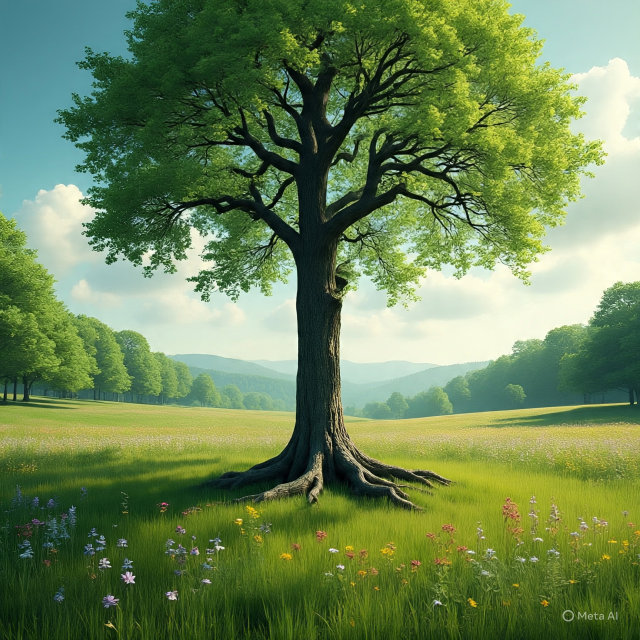
#> input picture Blob/random_image.jpeg, 1280 x 1280 px (shown at 1/2 size)
$ python ORB_Algorithm.py
#> lines starting #> are read from the running program, lines starting #| are printed output that depends on the picture; after the words box and inside, x2 and y2 are one past the last pixel; in counts of white or black regions, pixels touching at a corner belong together
import cv2
import numpy as np
import os

# Load the images
path = input('Enter the path of the image: ')
#> the answer given: ../Blob/random_image.jpeg
image = cv2.imread(path)
#> image is the input picture: shape (1280, 1280, 3); mean B, G, R 85.1, 132.3, 107.2
if image is None:
    print("Error loading image")
    exit()

path2 = input('Enter the path for testing image: ')
#> the answer given: ../Blob/random_image.jpeg
test_image = cv2.imread(path2)
if test_image is None:
    print("Error loading test image")
    exit()

# Resizing the images
image = cv2.resize(image, (600, 600))
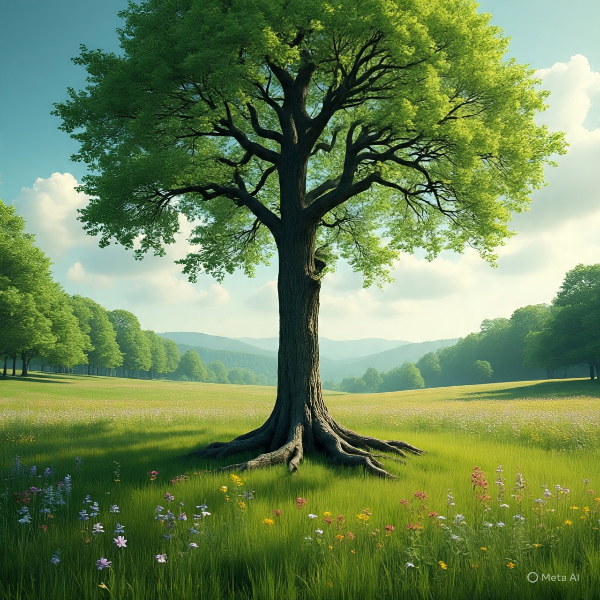
#> image: shape (600, 600, 3); mean B, G, R 85, 132.2, 107.1
test_image = cv2.resize(test_image, (600, 600))

# Convert the images to grayscale
gray = cv2.cvtColor(image, cv2.COLOR_BGR2GRAY)
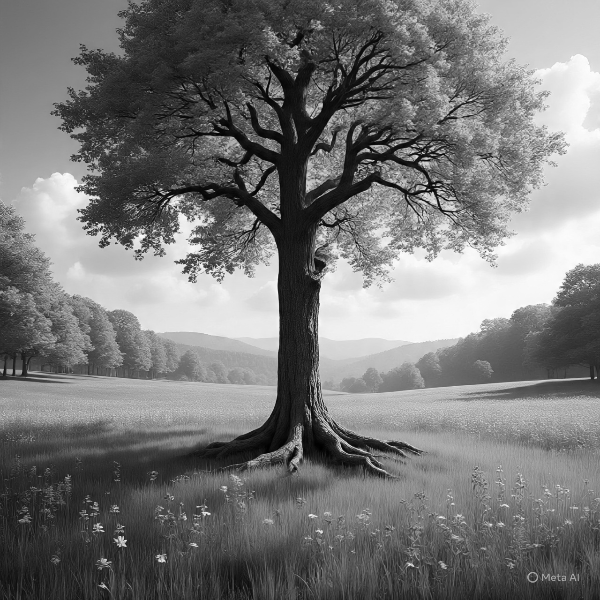
#> gray: shape (600, 600); min 0, max 253, mean 119.3
test_gray = cv2.cvtColor(test_image, cv2.COLOR_BGR2GRAY)

# Display the given and test image
image_stack = np.concatenate((image, test_image), axis=1)
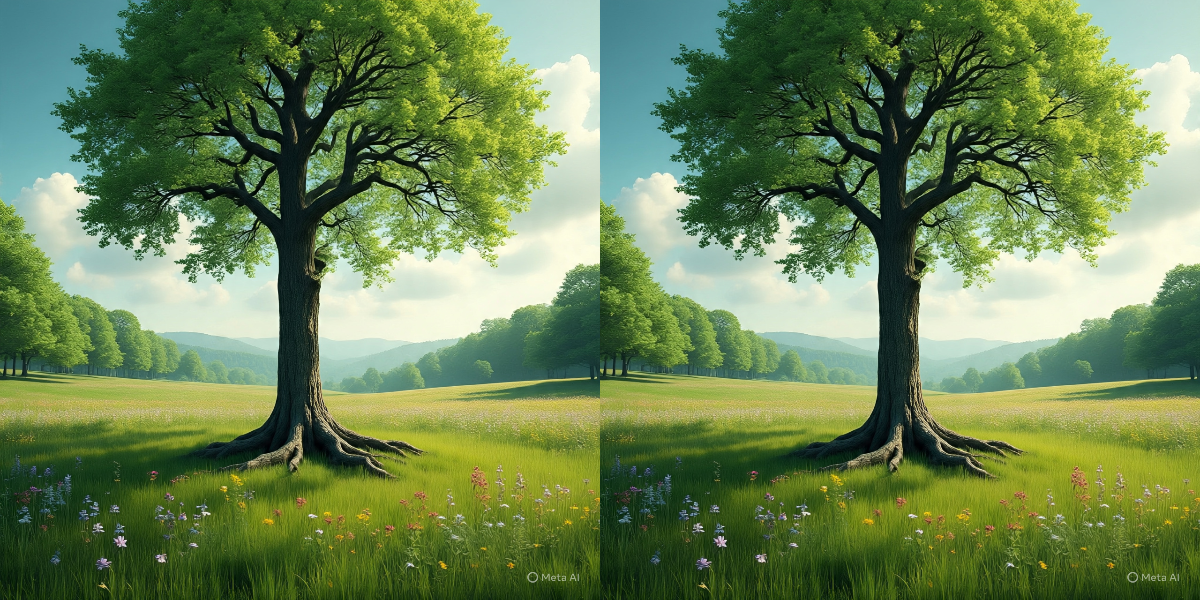
#> image_stack: shape (600, 1200, 3); mean B, G, R 85, 132.2, 107.1
cv2.imshow('image VS test_image', image_stack)

# Implementing the ORB algorithm
orb = cv2.ORB_create()

train_keypoints, train_descriptor = orb.detectAndCompute(gray, None)
#> train_keypoints = 500 keypoints; strongest (x, y, size): (416, 156, 31), (432, 192, 31), (423, 189, 31), (427, 183, 31)
test_keypoints, test_descriptor = orb.detectAndCompute(test_gray, None)
#> test_keypoints has the same summary as train_keypoints

keypoints = np.copy(image)
cv2.drawKeypoints(image, train_keypoints, keypoints, color=(0, 255, 0))
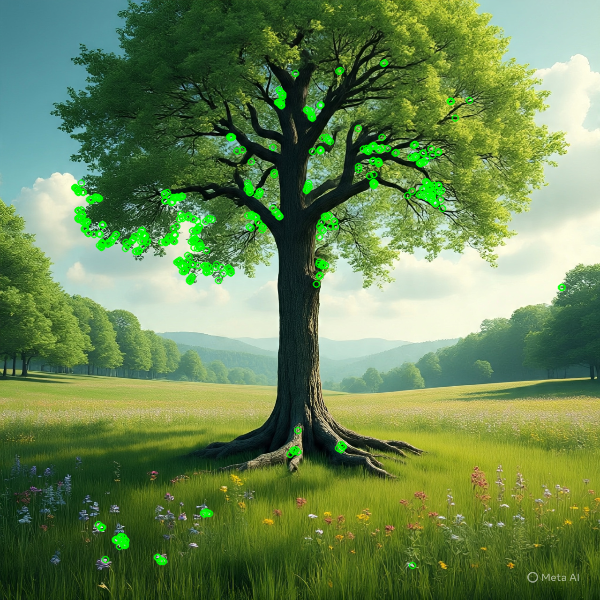
#> keypoints: shape (600, 600, 3); 2.83% of pixels changed, all inside (x1, y1, x2, y2) = (70, 58, 567, 570)

# Display image with keypoints
cv2.imshow('keypoints', keypoints)
print("Number of Keypoints Detected In The Image: ", len(train_keypoints))
#| Number of Keypoints Detected In The Image:  500

# Create a Brute Force Matcher object.
bf = cv2.BFMatcher(cv2.NORM_HAMMING, crossCheck=True)

# Perform the matching between the ORB descriptors of the training image and the test image
matches = bf.match(train_descriptor, test_descriptor)
#> matches = 500 matches

# The matches with shorter distance are the ones we want.
matches = sorted(matches, key=lambda x: x.distance)

result = cv2.drawMatches(image, train_keypoints, test_image,
                         test_keypoints, matches[:100], None, flags=2)
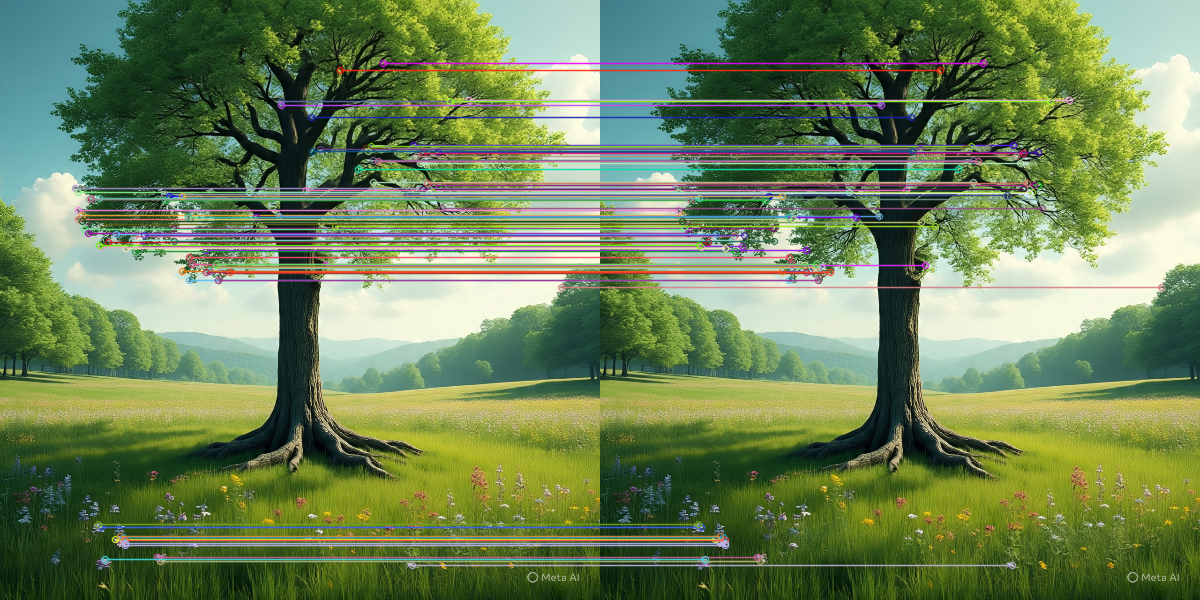
#> result: shape (600, 1200, 3); mean B, G, R 88.4, 131.8, 110.3

# Display the best matching points
cv2.imshow('result', result)

# Save the result
image_name = os.path.basename(path)
image_path = os.path.splitext(image_name)[0]
output_dir = "./ORB Algorithm"
if not os.path.exists(output_dir):
    os.makedirs(output_dir)
output = os.path.join(output_dir, f"{image_path}(featureMatched).jpg")
cv2.imwrite(output, result)

print("\nNumber of Matching Keypoints Between The input image and Test Image: ", len(matches))
#| Number of Matching Keypoints Between The input image and Test Image:  500
cv2.waitKey(0)
cv2.destroyAllWindows()
